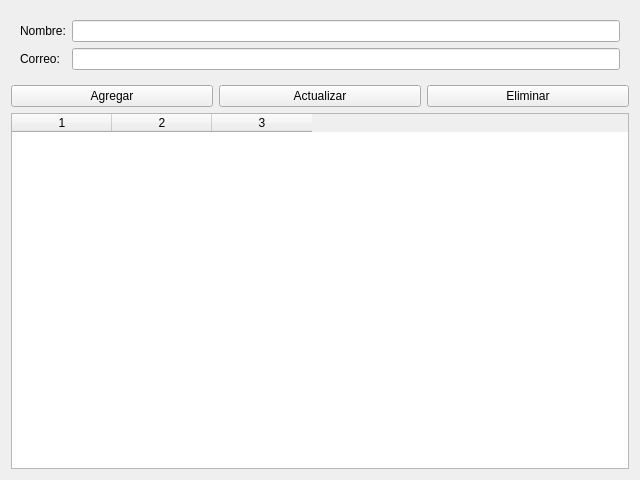
<?xml version="1.0" encoding="UTF-8"?>
<ui version="4.0">
 <class>ClientesWindow</class>
 <widget class="QWidget" name="ClientesWindow">
  <property name="geometry">
   <rect>
    <x>0</x>
    <y>0</y>
    <width>640</width>
    <height>480</height>
   </rect>
  </property>
  <property name="windowTitle">
   <string>Gestión de Clientes</string>
  </property>
  <layout class="QVBoxLayout" name="verticalLayout">
    <!-- Formulario de datos del cliente -->
    <item>
      <widget class="QWidget" name="formWidget">
        <layout class="QFormLayout" name="formLayout">
          <item row="0" column="0">
            <widget class="QLabel" name="lblNombre">
              <property name="text">
                <string>Nombre:</string>
              </property>
            </widget>
          </item>
          <item row="0" column="1">
            <widget class="QLineEdit" name="lineEditNombre"/>
          </item>
          <item row="1" column="0">
            <widget class="QLabel" name="lblCorreo">
              <property name="text">
                <string>Correo:</string>
              </property>
            </widget>
          </item>
          <item row="1" column="1">
            <widget class="QLineEdit" name="lineEditCorreo"/>
          </item>
        </layout>
      </widget>
    </item>
    <!-- Botones -->
    <item>
      <layout class="QHBoxLayout" name="buttonLayout">
        <item>
          <widget class="QPushButton" name="btnAgregar">
            <property name="text">
              <string>Agregar</string>
            </property>
          </widget>
        </item>
        <item>
          <widget class="QPushButton" name="btnActualizar">
            <property name="text">
              <string>Actualizar</string>
            </property>
          </widget>
        </item>
        <item>
          <widget class="QPushButton" name="btnEliminar">
            <property name="text">
              <string>Eliminar</string>
            </property>
          </widget>
        </item>
      </layout>
    </item>
    <!-- Tabla para mostrar clientes -->
    <item>
      <widget class="QTableWidget" name="tableClientes">
        <property name="columnCount">
          <number>3</number>
        </property>
        <property name="horizontalHeaderLabels">
          <stringlist>
            <string>ID</string>
            <string>Nombre</string>
            <string>Correo</string>
          </stringlist>
        </property>
        <property name="rowCount">
          <number>0</number>
        </property>
      </widget>
    </item>
  </layout>
 </widget>
 <resources/>
 <connections/>
</ui>
